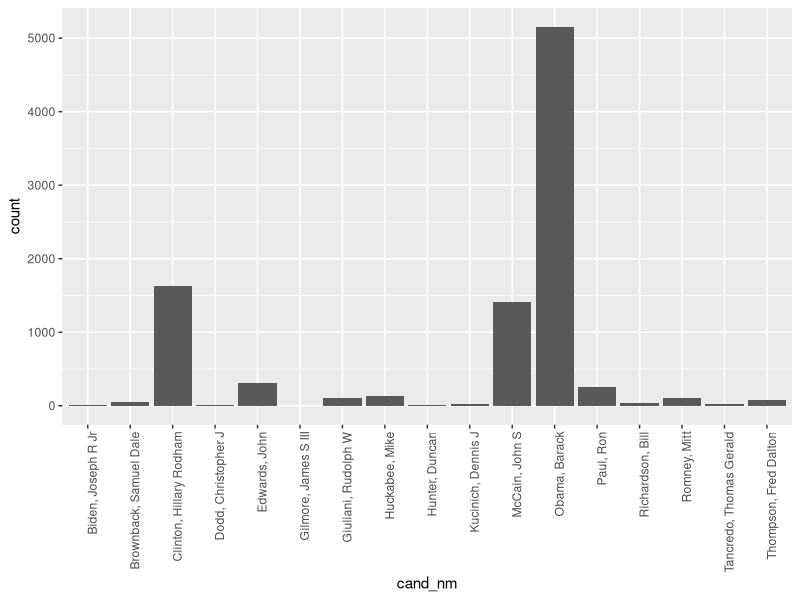
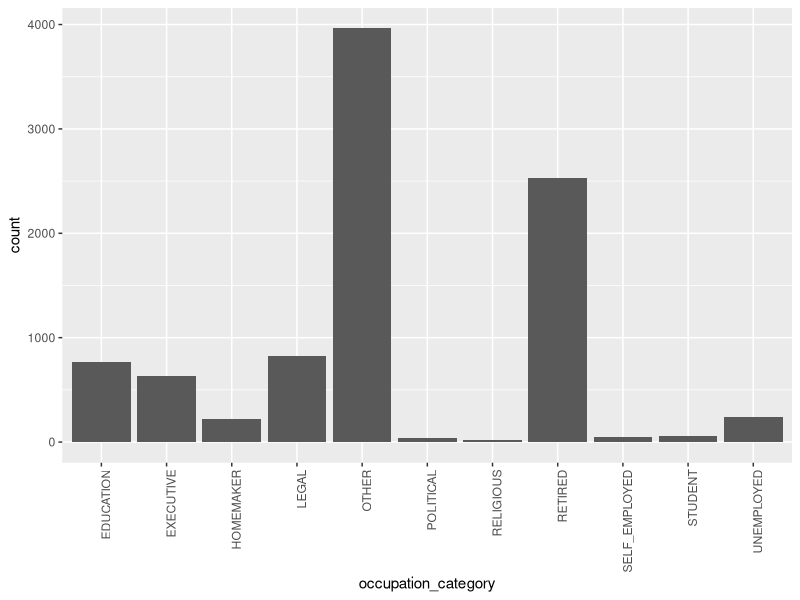
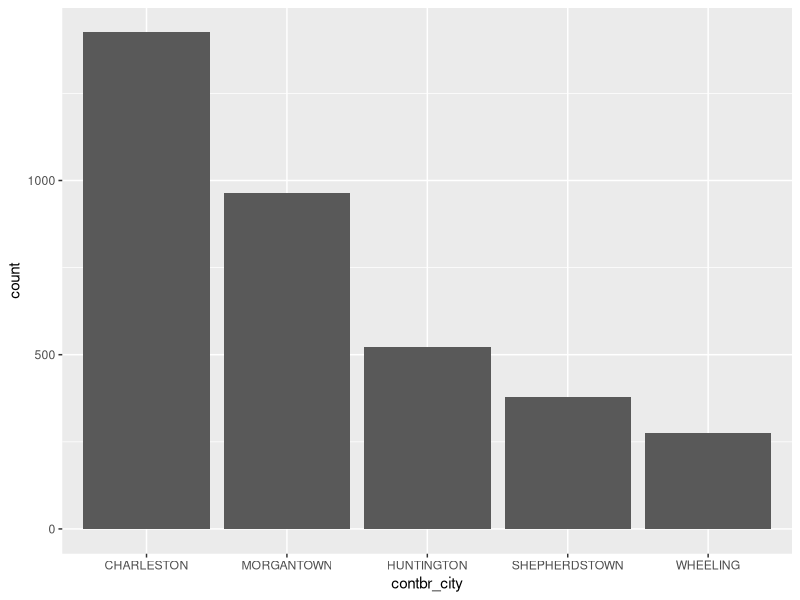
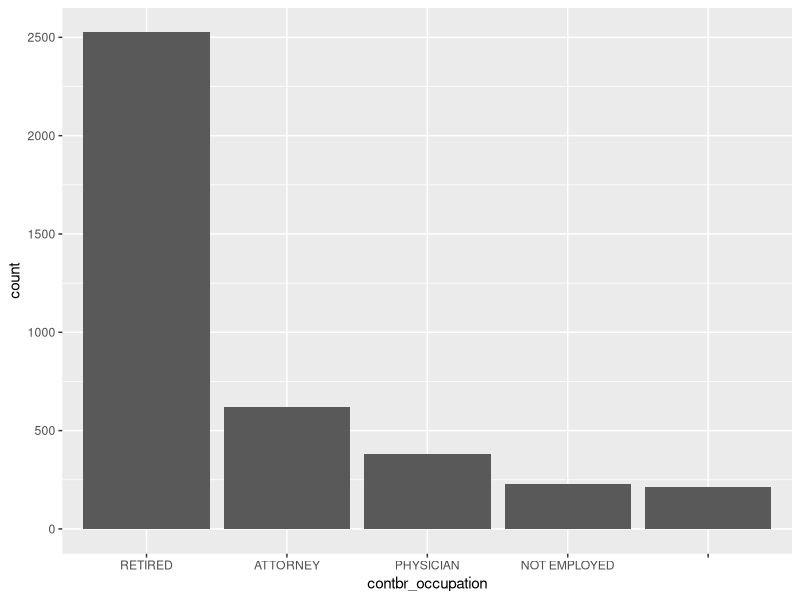
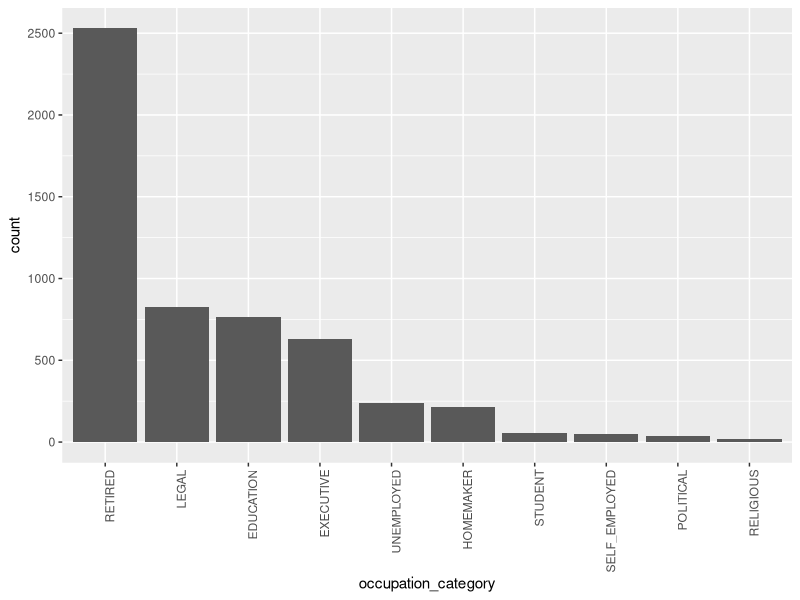

Recreate these plots in R, in order.
## ---- chunk 1
# Load all of the packages that you end up using
# in your analysis in this code chunk.

# Notice that the parameter "echo" was set to FALSE for this code chunk.
# This prevents the code from displaying in the knitted HTML output.
# You should set echo=FALSE for all code chunks in your file.
setwd("F:/Dropbox/Courses/00 Nanodegree -- Data Analyst/P4 Explore and Summarize Data/P4-Explore-and-Summarize-Data")
library(ggplot2)
library(data.table)
library(reshape)

## ---- chunk 2
# Load the Data
election08_df <- read.csv('clean2008election_wv.csv', header = T)
table(election08_df$occupation_category) /nrow(election08_df) * 100
table(election08_df$cand_nm) / nrow(election08_df)
table(election08_df$contbr_city)

#sort(table(election08_df$contbr_occupation), decreasing = TRUE)[1:25]
#names(sort(table(election08_df$contbr_city), decreasing = TRUE)[1:25])
ggplot(aes(x = cand_nm), data = election08_df) +
  geom_bar() +
  theme(axis.text.x = element_text(angle = 90, hjust = 1))

ggplot(aes(x = occupation_category), data = election08_df) +
  geom_bar() +
  theme(axis.text.x = element_text(angle = 90, hjust = 1))

election <- data.table(election08_df)

# http://stackoverflow.com/questions/23095129/only-displaying-top-3-bars-in-a-ggplot2-chart
election1 <- within(election, contbr_city <- factor(contbr_city, levels=names(sort(table(contbr_city), decreasing=TRUE))[1:5]))
ggplot(election1[contbr_city != "NA"], aes(contbr_city)) + geom_bar()

election2 <- within(election, contbr_occupation <- factor(contbr_occupation,levels=names(sort(table(contbr_occupation), decreasing=TRUE))[1:5]))
ggplot(election2[contbr_occupation != "NA"], aes(contbr_occupation)) + geom_bar()

election3 <- within(election, 
                    occupation_category <- factor(occupation_category,
                                                  levels=names(sort(table(occupation_category), decreasing=TRUE))))

ggplot(election3[occupation_category != "OTHER"], aes(occupation_category)) + 
  geom_bar() +
  theme(axis.text.x = element_text(angle = 90, hjust = 1))
## ---- chunk 3

## ---- chunk 4

## ---- chunk 5

## ---- chunk 6

## ---- chunk 7

## ---- chunk 8
